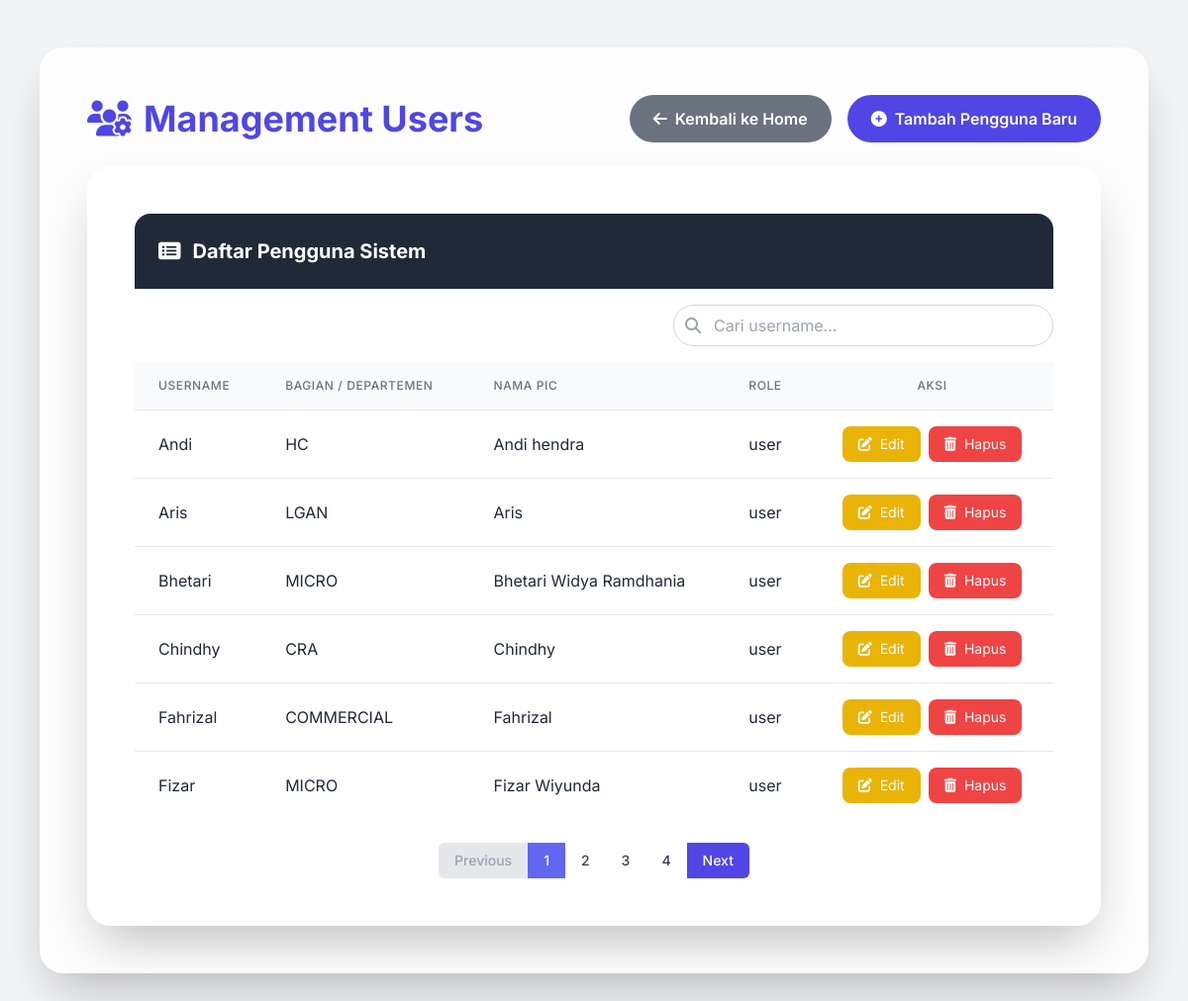
The app's page /admin/users (signed in) with its own data.
### app.py (models this page shows, shortened)
class User(db.Model):
    id = db.Column(db.Integer, primary_key=True)
    username = db.Column(db.String(64), unique=True, nullable=False)
    password = db.Column(db.String(200), nullable=False)
    department = db.Column(db.String(100))
    pic_name = db.Column(db.String(100))
    role = db.Column(db.String(20))

### app.py (the view)
@app.route('/admin/users')
def manage_users():
    if 'role' not in session or session['role'] == 'user':
        flash("Anda tidak punya akses!", "danger")
        return redirect(url_for('home'))
    page = request.args.get('page', 1, type=int)
    per_page = 6
    search_query = request.args.get('query', '').strip()
    users_query = User.query.order_by(User.username)
    if search_query:
        users_query = users_query.filter(User.username.ilike(f'%{search_query}%'))
    users_pagination = users_query.paginate(page=page, per_page=per_page, error_out=False)
    return render_template(
        "manage_users.html",
        users=users_pagination.items,
        pagination=users_pagination,
        request=request
    )

### templates/manage_users.html (shortened to what this page needs)
<!DOCTYPE html>
<html lang="id">
<head>
    <script src="https://cdn.tailwindcss.com"></script>
    <link href="https://cdnjs.cloudflare.com/ajax/libs/font-awesome/6.5.0/css/all.min.css" rel="stylesheet">
</head>
<body class="bg-gray-100 text-gray-800">
<div class="container mx-auto px-4 py-8 md:py-12 max-w-6xl">
    <div class="bg-white/80 backdrop-blur-md rounded-3xl shadow-2xl p-6 md:p-10 lg:p-12 mb-8">
        <div class="flex items-center justify-between mb-6 gap-4 flex-wrap">
            <h2 class="text-indigo-600 font-bold text-3xl md:text-4xl">
                <i class="fas fa-users-cog mr-3"></i>Management Users
            </h2>
            <div class="flex flex-col sm:flex-row gap-4 w-full sm:w-auto">
                <a href="{{ url_for('home') }}" class="w-full sm:w-auto bg-gray-500 hover:bg-gray-600 text-white px-6 py-3 rounded-full font-semibold transition duration-300 ease-in-out transform hover:-translate-y-1 hover:shadow-lg flex items-center justify-center">
                    <i class="fas fa-arrow-left mr-2"></i> Kembali ke Home
                </a>
                <button id="openModalBtn" class="w-full sm:w-auto bg-indigo-600 hover:bg-indigo-700 text-white px-6 py-3 rounded-full font-semibold transition duration-300 ease-in-out transform hover:-translate-y-1 hover:shadow-lg flex items-center justify-center">
                    <i class="fas fa-plus-circle mr-2"></i> Tambah Pengguna Baru
                </button>
            </div>
        </div>
        <div class="bg-white/80 backdrop-blur-md rounded-3xl shadow-2xl p-6 md:p-10 lg:p-12">
            <div class="bg-gray-800 text-white p-4 md:p-6 rounded-t-2xl font-bold text-xl flex items-center gap-3">
                <i class="fas fa-list-alt"></i> Daftar Pengguna Sistem
            </div>
            <form action="{{ url_for('manage_users') }}" method="GET" class="mt-4 mb-4 flex justify-end">
                <div class="relative w-full max-w-sm">
                    <input type="text" id="searchInput" name="query" placeholder="Cari username..." value="{{ request.args.get('query', '') }}" class="w-full pl-10 pr-4 py-2 border border-gray-300 rounded-full focus:outline-none focus:ring-2 focus:ring-indigo-500 focus:border-indigo-500 transition-colors">
                    <button type="submit" class="absolute inset-y-0 left-0 flex items-center pl-3 text-gray-400 hover:text-indigo-500 transition-colors duration-200">
                        <i class="fas fa-search"></i>
                    </button>
                </div>
            </form>
            <div class="overflow-x-auto rounded-b-2xl">
                <table class="table-mobile-card min-w-full divide-y divide-gray-200 bg-white">
                    <thead class="bg-gray-50">
            <div class="overflow-x-auto rounded-b-2xl">
                <table class="table-mobile-card min-w-full divide-y divide-gray-200 bg-white">
                    <thead class="bg-gray-50">
                        <tr>
                            <th scope="col" class="px-6 py-4 text-left text-xs font-medium text-gray-500 uppercase tracking-wider">Username</th>
                            <th scope="col" class="px-6 py-4 text-left text-xs font-medium text-gray-500 uppercase tracking-wider">Bagian / Departemen</th>
                            <th scope="col" class="px-6 py-4 text-left text-xs font-medium text-gray-500 uppercase tracking-wider">Nama PIC</th>
                            <th scope="col" class="px-6 py-4 text-left text-xs font-medium text-gray-500 uppercase tracking-wider">Role</th>
                            <th scope="col" class="px-6 py-4 text-center text-xs font-medium text-gray-500 uppercase tracking-wider">Aksi</th>
                        </tr>
                    </thead>
                    <tbody class="divide-y divide-gray-200">
                        {% for u in users %}
                        <tr class="hover:bg-gray-50 transition duration-150 ease-in-out">
                            <td class="px-6 py-4 font-semibold text-gray-900 md:font-normal md:text-gray-800" data-label="Username:">{{ u.username }}</td>
                            <td class="px-6 py-4" data-label="Departemen:">{{ u.department }}</td>
                            <td class="px-6 py-4" data-label="Nama PIC:">{{ u.pic_name }}</td>
                            <td class="px-6 py-4" data-label="Role:">{{ u.role }}</td>
                            <td class="px-6 py-4 whitespace-nowrap text-center actions-cell" data-label="Aksi:">
                                <div class="flex flex-col md:flex-row justify-center items-center gap-2">
                                    <button
                                        type="button"
                                        class="open-edit-modal-btn inline-flex items-center px-4 py-2 bg-yellow-500 text-white rounded-lg hover:bg-yellow-600 transition-colors duration-200 text-sm"
                                        data-user-id="{{ u.id }}"
                                        data-user-username="{{ u.username }}"
                                        data-user-department="{{ u.department }}"
                                        data-user-picname="{{ u.pic_name }}"
                                        data-user-role="{{ u.role }}"
                                    >
                                        <i class="fas fa-edit mr-2"></i> Edit
                                    </button>
                                    <button type="button" class="open-delete-modal-btn inline-flex items-center px-4 py-2 bg-red-500 text-white rounded-lg hover:bg-red-600 transition-colors duration-200 text-sm" data-user-id="{{ u.id }}" data-user-name="{{ u.username }}">
                                        <i class="fas fa-trash-alt mr-2"></i> Hapus
                                    </button>
                                </div>
                            </td>
                        </tr>
                        {% endfor %}
                    </tbody>
                </table>
    <div class="flex justify-center mt-6">
        <nav class="inline-flex rounded-md shadow-sm" aria-label="Pagination">
            {% if pagination.has_prev %}
                <a href="{{ url_for('manage_users', page=pagination.prev_num, query=request.args.get('query', '')) }}" class="px-4 py-2 text-sm font-medium text-white bg-indigo-600 hover:bg-indigo-700 rounded-l-md">Previous</a>
            {% else %}
                <span class="px-4 py-2 text-sm font-medium text-gray-400 bg-gray-200 rounded-l-md cursor-not-allowed">Previous</span>
            {% endif %}
            {% for p in pagination.iter_pages(left_edge=1, right_edge=1, left_current=1, right_current=2) %}
                {% if p %}
                    {% if p == pagination.page %}
                    <a href="{{ url_for('manage_users', page=p, query=request.args.get('query', '')) }}" class="px-4 py-2 text-sm font-medium bg-indigo-500 text-white">{{ p }}</a>
                    {% else %}
                    <a href="{{ url_for('manage_users', page=p, query=request.args.get('query', '')) }}" class="px-4 py-2 text-sm font-medium text-gray-700 bg-white hover:bg-gray-100">{{ p }}</a>
                    {% endif %}
                {% else %}
                    <span class="px-4 py-2 text-sm font-medium text-gray-500 bg-white cursor-default">...</span>
                {% endif %}
            {% endfor %}
            {% if pagination.has_next %}
                <a href="{{ url_for('manage_users', page=pagination.next_num, query=request.args.get('query', '')) }}" class="px-4 py-2 text-sm font-medium text-white bg-indigo-600 hover:bg-indigo-700 rounded-r-md">Next</a>
            {% else %}
                <span class="px-4 py-2 text-sm font-medium text-gray-400 bg-gray-200 rounded-r-md cursor-not-allowed">Next</span>
            {% endif %}
        </nav>
    </div>
            </div>
        </div>
    </div>
</div>
</body>
</html>

### templates/manage_users.html (style rules this page uses)
body { font-family: 'Inter', sans-serif; }

### records on screen
User: username "Andi", department "HC", pic_name "Andi hendra", role "user"
User: username "Aris", department "LGAN", pic_name "Aris", role "user"
User: username "Bhetari", department "MICRO", pic_name "Bhetari Widya Ramdhania", role "user"
User: username "Chindhy", department "CRA", pic_name "Chindhy", role "user"
User: username "Fahrizal", department "COMMERCIAL", pic_name "Fahrizal", role "user"
User: username "Fizar", department "MICRO", pic_name "Fizar Wiyunda", role "user"

### other values on screen
{{ p }} "1"
{{ p }} "2" "3" "4"
